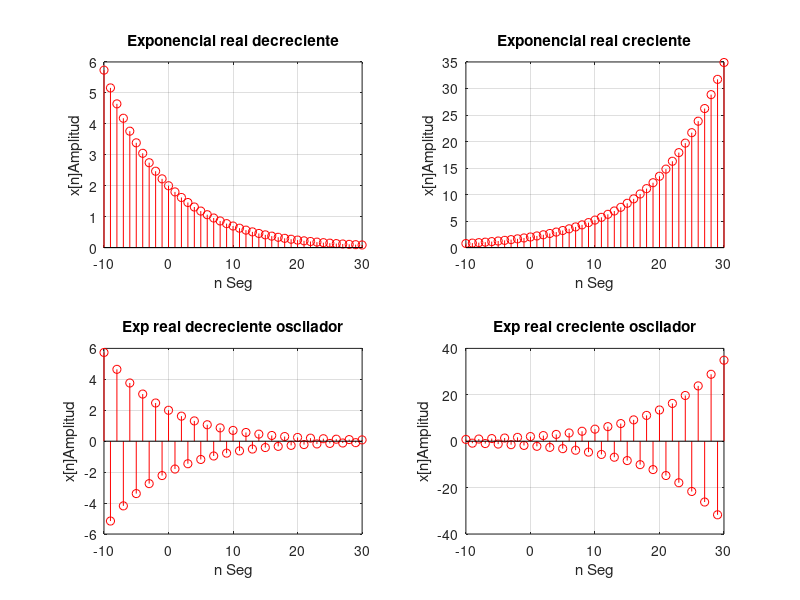

This chart was generated by the following MATLAB code:
% -------------------------------------------------------------
% Secuencia Exponencial Real Discreta
%  x[n]= Aα^(n)
% -------------------------------------------------------------
A=2; % A: Amplitud
n = -10:30; % Vector Tiempo Discreto

% alfa<1
alfa= 0.9; % alfa: base de la exponencial real
xn1 = A*(alfa).^n; % Vector Señal x[n]
subplot(2,2,1)
stem(n,xn1,'r'), % Gráfica de x[n]
grid on ; 
ylabel('x[n]Amplitud'); 
xlabel('n Seg');
title('Exponencial real decreciente')

% alfa>1
alfa= 1.1; % alfa: base de la exponencial real
xn2 = A*(alfa).^n; % Vector Señal x[n]
subplot(2,2,2)
stem(n,xn2,'r'), % Gráfica de x[n]
grid on ; 
ylabel('x[n]Amplitud'); 
xlabel('n Seg');
title('Exponencial real creciente')

% -1<alfa<0
alfa= -0.9; % alfa: base de la exponencial real
xn3 = A*(alfa).^n; % Vector Señal x[n]
subplot(2,2,3)
stem(n,xn3,'r'), % Gráfica de x[n]
grid on ; 
ylabel('x[n]Amplitud'); 
xlabel('n Seg');
title('Exp real decreciente oscilador')

% alfa<-1
alfa= -1.1; % alfa: base de la exponencial real
xn4 = A*(alfa).^n; % Vector Señal x[n]
subplot(2,2,4)
stem(n,xn4,'r'), % Gráfica de x[n]
grid on ; 
ylabel('x[n]Amplitud'); 
xlabel('n Seg');
title('Exp real creciente oscilador')
